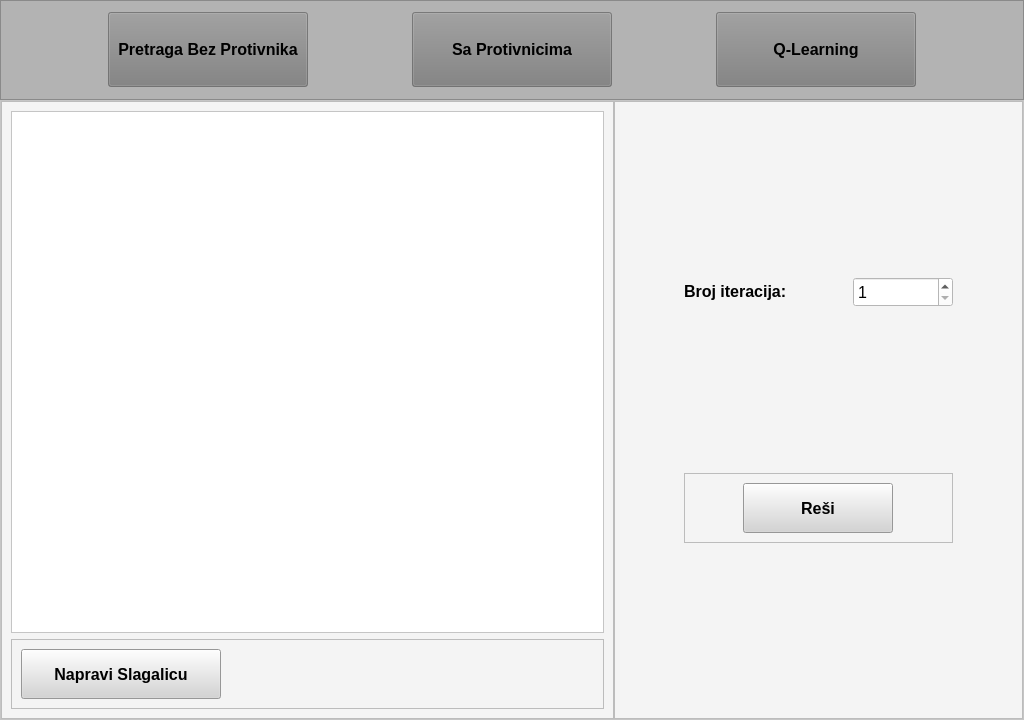
<?xml version="1.0" encoding="UTF-8"?>
<ui version="4.0">
 <class>MainWindow</class>
 <widget class="QMainWindow" name="MainWindow">
  <property name="geometry">
   <rect>
    <x>0</x>
    <y>0</y>
    <width>1024</width>
    <height>720</height>
   </rect>
  </property>
  <property name="sizePolicy">
   <sizepolicy hsizetype="Minimum" vsizetype="Minimum">
    <horstretch>0</horstretch>
    <verstretch>0</verstretch>
   </sizepolicy>
  </property>
  <property name="minimumSize">
   <size>
    <width>1024</width>
    <height>720</height>
   </size>
  </property>
  <property name="maximumSize">
   <size>
    <width>1920</width>
    <height>1080</height>
   </size>
  </property>
  <property name="windowTitle">
   <string>Slagalica</string>
  </property>
  <widget class="QWidget" name="centralwidget">
   <layout class="QVBoxLayout" name="verticalLayout" stretch="1,7">
    <property name="spacing">
     <number>0</number>
    </property>
    <property name="leftMargin">
     <number>0</number>
    </property>
    <property name="topMargin">
     <number>0</number>
    </property>
    <property name="rightMargin">
     <number>0</number>
    </property>
    <property name="bottomMargin">
     <number>0</number>
    </property>
    <item>
     <widget class="QFrame" name="frame_2">
      <property name="sizePolicy">
       <sizepolicy hsizetype="Minimum" vsizetype="Minimum">
        <horstretch>0</horstretch>
        <verstretch>0</verstretch>
       </sizepolicy>
      </property>
      <property name="minimumSize">
       <size>
        <width>0</width>
        <height>100</height>
       </size>
      </property>
      <property name="maximumSize">
       <size>
        <width>16777215</width>
        <height>100</height>
       </size>
      </property>
      <property name="styleSheet">
       <string notr="true">background-color: rgb(179, 179, 179);</string>
      </property>
      <property name="frameShape">
       <enum>QFrame::StyledPanel</enum>
      </property>
      <property name="frameShadow">
       <enum>QFrame::Raised</enum>
      </property>
      <layout class="QHBoxLayout" name="horizontalLayout">
       <item>
        <widget class="QPushButton" name="PretragaBezProtivnika">
         <property name="sizePolicy">
          <sizepolicy hsizetype="Fixed" vsizetype="Fixed">
           <horstretch>0</horstretch>
           <verstretch>0</verstretch>
          </sizepolicy>
         </property>
         <property name="minimumSize">
          <size>
           <width>200</width>
           <height>75</height>
          </size>
         </property>
         <property name="font">
          <font>
           <pointsize>12</pointsize>
           <weight>75</weight>
           <bold>true</bold>
          </font>
         </property>
         <property name="styleSheet">
          <string notr="true">background-color: rgba(125, 125, 125, 155);</string>
         </property>
         <property name="text">
          <string>Pretraga Bez Protivnika</string>
         </property>
        </widget>
       </item>
       <item>
        <widget class="QPushButton" name="PretragaSaProtivnikom">
         <property name="sizePolicy">
          <sizepolicy hsizetype="Fixed" vsizetype="Fixed">
           <horstretch>0</horstretch>
           <verstretch>0</verstretch>
          </sizepolicy>
         </property>
         <property name="minimumSize">
          <size>
           <width>200</width>
           <height>75</height>
          </size>
         </property>
         <property name="font">
          <font>
           <pointsize>12</pointsize>
           <weight>75</weight>
           <bold>true</bold>
          </font>
         </property>
         <property name="styleSheet">
          <string notr="true">background-color: rgba(125, 125, 125, 155);</string>
         </property>
         <property name="text">
          <string>Sa Protivnicima</string>
         </property>
        </widget>
       </item>
       <item>
        <widget class="QPushButton" name="QLearning">
         <property name="sizePolicy">
          <sizepolicy hsizetype="Fixed" vsizetype="Fixed">
           <horstretch>0</horstretch>
           <verstretch>0</verstretch>
          </sizepolicy>
         </property>
         <property name="minimumSize">
          <size>
           <width>200</width>
           <height>75</height>
          </size>
         </property>
         <property name="font">
          <font>
           <pointsize>12</pointsize>
           <weight>75</weight>
           <bold>true</bold>
          </font>
         </property>
         <property name="styleSheet">
          <string notr="true">background-color: rgba(125, 125, 125, 155);</string>
         </property>
         <property name="text">
          <string>Q-Learning</string>
         </property>
        </widget>
       </item>
      </layout>
     </widget>
    </item>
    <item>
     <widget class="QFrame" name="frame">
      <property name="styleSheet">
       <string notr="true">background-color: rgb(255, 255, 255);</string>
      </property>
      <property name="frameShape">
       <enum>QFrame::StyledPanel</enum>
      </property>
      <property name="frameShadow">
       <enum>QFrame::Raised</enum>
      </property>
      <layout class="QHBoxLayout" name="horizontalLayout_2" stretch="3,2">
       <property name="spacing">
        <number>0</number>
       </property>
       <property name="leftMargin">
        <number>0</number>
       </property>
       <property name="topMargin">
        <number>0</number>
       </property>
       <property name="rightMargin">
        <number>0</number>
       </property>
       <property name="bottomMargin">
        <number>0</number>
       </property>
       <item>
        <widget class="QFrame" name="SlagalicaFrame">
         <property name="sizePolicy">
          <sizepolicy hsizetype="Expanding" vsizetype="Expanding">
           <horstretch>0</horstretch>
           <verstretch>0</verstretch>
          </sizepolicy>
         </property>
         <property name="styleSheet">
          <string notr="true">background-color: rgb(244, 244, 244);</string>
         </property>
         <property name="frameShape">
          <enum>QFrame::StyledPanel</enum>
         </property>
         <property name="frameShadow">
          <enum>QFrame::Raised</enum>
         </property>
         <layout class="QGridLayout" name="gridLayout_6">
          <item row="0" column="0">
           <widget class="QFrame" name="SlagalicaContainer">
            <property name="styleSheet">
             <string notr="true">background-color: rgb(255, 255, 255);</string>
            </property>
            <property name="frameShape">
             <enum>QFrame::StyledPanel</enum>
            </property>
            <property name="frameShadow">
             <enum>QFrame::Raised</enum>
            </property>
           </widget>
          </item>
          <item row="1" column="0">
           <widget class="QFrame" name="frame_5">
            <property name="sizePolicy">
             <sizepolicy hsizetype="Expanding" vsizetype="Fixed">
              <horstretch>0</horstretch>
              <verstretch>0</verstretch>
             </sizepolicy>
            </property>
            <property name="frameShape">
             <enum>QFrame::StyledPanel</enum>
            </property>
            <property name="frameShadow">
             <enum>QFrame::Raised</enum>
            </property>
            <layout class="QGridLayout" name="gridLayout_9">
             <item row="0" column="2">
              <widget class="QLabel" name="SaProtivnikomVrednost">
               <property name="font">
                <font>
                 <pointsize>12</pointsize>
                 <weight>75</weight>
                 <bold>true</bold>
                </font>
               </property>
               <property name="text">
                <string/>
               </property>
              </widget>
             </item>
             <item row="0" column="0">
              <widget class="QPushButton" name="NapraviSlagalicuButton">
               <property name="sizePolicy">
                <sizepolicy hsizetype="Fixed" vsizetype="Fixed">
                 <horstretch>0</horstretch>
                 <verstretch>0</verstretch>
                </sizepolicy>
               </property>
               <property name="minimumSize">
                <size>
                 <width>200</width>
                 <height>50</height>
                </size>
               </property>
               <property name="maximumSize">
                <size>
                 <width>200</width>
                 <height>50</height>
                </size>
               </property>
               <property name="font">
                <font>
                 <pointsize>12</pointsize>
                 <weight>75</weight>
                 <bold>true</bold>
                </font>
               </property>
               <property name="styleSheet">
                <string notr="true">background-color: rgb(212, 212, 212);</string>
               </property>
               <property name="text">
                <string>Napravi Slagalicu</string>
               </property>
              </widget>
             </item>
             <item row="0" column="1">
              <widget class="QLabel" name="Obavestenje">
               <property name="font">
                <font>
                 <pointsize>12</pointsize>
                 <weight>75</weight>
                 <bold>true</bold>
                </font>
               </property>
               <property name="layoutDirection">
                <enum>Qt::LeftToRight</enum>
               </property>
               <property name="styleSheet">
                <string notr="true">color: rgb(255, 0, 0);</string>
               </property>
               <property name="text">
                <string/>
               </property>
              </widget>
             </item>
            </layout>
           </widget>
          </item>
         </layout>
        </widget>
       </item>
       <item>
        <widget class="QStackedWidget" name="stackedWidget">
         <property name="currentIndex">
          <number>2</number>
         </property>
         <widget class="QWidget" name="PretragaBezPage">
          <layout class="QGridLayout" name="gridLayout">
           <property name="leftMargin">
            <number>0</number>
           </property>
           <property name="topMargin">
            <number>0</number>
           </property>
           <property name="rightMargin">
            <number>0</number>
           </property>
           <property name="bottomMargin">
            <number>0</number>
           </property>
           <item row="0" column="0">
            <widget class="QFrame" name="PretragaBezFrame">
             <property name="styleSheet">
              <string notr="true">background-color: rgb(244, 244, 244);</string>
             </property>
             <property name="frameShape">
              <enum>QFrame::StyledPanel</enum>
             </property>
             <property name="frameShadow">
              <enum>QFrame::Raised</enum>
             </property>
             <layout class="QGridLayout" name="gridLayout_4">
              <item row="0" column="0">
               <widget class="QLabel" name="label">
                <property name="sizePolicy">
                 <sizepolicy hsizetype="Fixed" vsizetype="Fixed">
                  <horstretch>0</horstretch>
                  <verstretch>0</verstretch>
                 </sizepolicy>
                </property>
                <property name="font">
                 <font>
                  <pointsize>12</pointsize>
                  <weight>75</weight>
                  <bold>true</bold>
                 </font>
                </property>
                <property name="text">
                 <string>Veličina slagalice:</string>
                </property>
               </widget>
              </item>
              <item row="0" column="1">
               <widget class="QComboBox" name="VelicinaBezPicker">
                <property name="sizePolicy">
                 <sizepolicy hsizetype="Fixed" vsizetype="Fixed">
                  <horstretch>0</horstretch>
                  <verstretch>0</verstretch>
                 </sizepolicy>
                </property>
                <property name="minimumSize">
                 <size>
                  <width>150</width>
                  <height>30</height>
                 </size>
                </property>
                <property name="maximumSize">
                 <size>
                  <width>150</width>
                  <height>30</height>
                 </size>
                </property>
                <property name="font">
                 <font>
                  <pointsize>12</pointsize>
                  <weight>50</weight>
                  <bold>false</bold>
                 </font>
                </property>
                <property name="layoutDirection">
                 <enum>Qt::LeftToRight</enum>
                </property>
                <property name="styleSheet">
                 <string notr="true">background-color: rgb(255, 255, 255);</string>
                </property>
                <item>
                 <property name="text">
                  <string>3x3</string>
                 </property>
                </item>
                <item>
                 <property name="text">
                  <string>4x4</string>
                 </property>
                </item>
               </widget>
              </item>
              <item row="1" column="0" colspan="2">
               <widget class="QFrame" name="frame_3">
                <property name="sizePolicy">
                 <sizepolicy hsizetype="Expanding" vsizetype="Fixed">
                  <horstretch>0</horstretch>
                  <verstretch>0</verstretch>
                 </sizepolicy>
                </property>
                <property name="frameShape">
                 <enum>QFrame::StyledPanel</enum>
                </property>
                <property name="frameShadow">
                 <enum>QFrame::Raised</enum>
                </property>
                <layout class="QGridLayout" name="gridLayout_5">
                 <item row="0" column="0">
                  <widget class="QPushButton" name="ResiBezButton">
                   <property name="sizePolicy">
                    <sizepolicy hsizetype="Fixed" vsizetype="Fixed">
                     <horstretch>0</horstretch>
                     <verstretch>0</verstretch>
                    </sizepolicy>
                   </property>
                   <property name="minimumSize">
                    <size>
                     <width>150</width>
                     <height>50</height>
                    </size>
                   </property>
                   <property name="maximumSize">
                    <size>
                     <width>150</width>
                     <height>50</height>
                    </size>
                   </property>
                   <property name="font">
                    <font>
                     <pointsize>12</pointsize>
                     <weight>75</weight>
                     <bold>true</bold>
                    </font>
                   </property>
                   <property name="styleSheet">
                    <string notr="true">background-color: rgb(212, 212, 212);</string>
                   </property>
                   <property name="text">
                    <string>Reši</string>
                   </property>
                  </widget>
                 </item>
                </layout>
               </widget>
              </item>
             </layout>
            </widget>
           </item>
          </layout>
         </widget>
         <widget class="QWidget" name="PreatragaSaPage">
          <layout class="QGridLayout" name="gridLayout_2">
           <property name="leftMargin">
            <number>0</number>
           </property>
           <property name="topMargin">
            <number>0</number>
           </property>
           <property name="rightMargin">
            <number>0</number>
           </property>
           <property name="bottomMargin">
            <number>0</number>
           </property>
           <item row="1" column="0">
            <widget class="QFrame" name="PretragaSaFrame">
             <property name="styleSheet">
              <string notr="true">background-color: rgb(244, 244, 244);</string>
             </property>
             <property name="frameShape">
              <enum>QFrame::StyledPanel</enum>
             </property>
             <property name="frameShadow">
              <enum>QFrame::Raised</enum>
             </property>
             <layout class="QGridLayout" name="gridLayout_7">
              <item row="1" column="0">
               <widget class="QLabel" name="label_3">
                <property name="font">
                 <font>
                  <pointsize>12</pointsize>
                  <weight>75</weight>
                  <bold>true</bold>
                 </font>
                </property>
                <property name="text">
                 <string>Broj iteracija:</string>
                </property>
               </widget>
              </item>
              <item row="1" column="1">
               <widget class="QSpinBox" name="IterNumSaPicker">
                <property name="sizePolicy">
                 <sizepolicy hsizetype="Fixed" vsizetype="Fixed">
                  <horstretch>0</horstretch>
                  <verstretch>0</verstretch>
                 </sizepolicy>
                </property>
                <property name="minimumSize">
                 <size>
                  <width>50</width>
                  <height>30</height>
                 </size>
                </property>
                <property name="maximumSize">
                 <size>
                  <width>50</width>
                  <height>30</height>
                 </size>
                </property>
                <property name="font">
                 <font>
                  <pointsize>12</pointsize>
                  <weight>50</weight>
                  <bold>false</bold>
                 </font>
                </property>
                <property name="styleSheet">
                 <string notr="true">background-color: rgb(255, 255, 255);</string>
                </property>
                <property name="minimum">
                 <number>1</number>
                </property>
                <property name="maximum">
                 <number>10000</number>
                </property>
               </widget>
              </item>
              <item row="3" column="1">
               <widget class="QComboBox" name="AgentPicker">
                <property name="sizePolicy">
                 <sizepolicy hsizetype="Fixed" vsizetype="Fixed">
                  <horstretch>0</horstretch>
                  <verstretch>0</verstretch>
                 </sizepolicy>
                </property>
                <property name="minimumSize">
                 <size>
                  <width>150</width>
                  <height>30</height>
                 </size>
                </property>
                <property name="maximumSize">
                 <size>
                  <width>150</width>
                  <height>30</height>
                 </size>
                </property>
                <property name="font">
                 <font>
                  <pointsize>12</pointsize>
                 </font>
                </property>
                <property name="styleSheet">
                 <string notr="true">background-color: rgb(255, 255, 255);</string>
                </property>
                <item>
                 <property name="text">
                  <string>Minimax</string>
                 </property>
                </item>
                <item>
                 <property name="text">
                  <string>Expectimax</string>
                 </property>
                </item>
               </widget>
              </item>
              <item row="5" column="0" colspan="2">
               <widget class="QFrame" name="frame_4">
                <property name="sizePolicy">
                 <sizepolicy hsizetype="Expanding" vsizetype="Fixed">
                  <horstretch>0</horstretch>
                  <verstretch>0</verstretch>
                 </sizepolicy>
                </property>
                <property name="frameShape">
                 <enum>QFrame::StyledPanel</enum>
                </property>
                <property name="frameShadow">
                 <enum>QFrame::Raised</enum>
                </property>
                <layout class="QGridLayout" name="gridLayout_8">
                 <item row="0" column="0">
                  <widget class="QPushButton" name="ResiSaButton">
                   <property name="sizePolicy">
                    <sizepolicy hsizetype="Fixed" vsizetype="Fixed">
                     <horstretch>0</horstretch>
                     <verstretch>0</verstretch>
                    </sizepolicy>
                   </property>
                   <property name="minimumSize">
                    <size>
                     <width>150</width>
                     <height>50</height>
                    </size>
                   </property>
                   <property name="maximumSize">
                    <size>
                     <width>150</width>
                     <height>50</height>
                    </size>
                   </property>
                   <property name="font">
                    <font>
                     <pointsize>12</pointsize>
                     <weight>75</weight>
                     <bold>true</bold>
                    </font>
                   </property>
                   <property name="styleSheet">
                    <string notr="true">background-color: rgb(212, 212, 212);</string>
                   </property>
                   <property name="text">
                    <string>Reši</string>
                   </property>
                  </widget>
                 </item>
                </layout>
               </widget>
              </item>
              <item row="0" column="1">
               <widget class="QComboBox" name="VelicinaSaPicker">
                <property name="sizePolicy">
                 <sizepolicy hsizetype="Fixed" vsizetype="Fixed">
                  <horstretch>0</horstretch>
                  <verstretch>0</verstretch>
                 </sizepolicy>
                </property>
                <property name="minimumSize">
                 <size>
                  <width>150</width>
                  <height>30</height>
                 </size>
                </property>
                <property name="maximumSize">
                 <size>
                  <width>150</width>
                  <height>30</height>
                 </size>
                </property>
                <property name="font">
                 <font>
                  <pointsize>12</pointsize>
                 </font>
                </property>
                <property name="styleSheet">
                 <string notr="true">background-color: rgb(255, 255, 255);</string>
                </property>
                <item>
                 <property name="text">
                  <string>3x3</string>
                 </property>
                </item>
                <item>
                 <property name="text">
                  <string>4x4</string>
                 </property>
                </item>
               </widget>
              </item>
              <item row="3" column="0">
               <widget class="QLabel" name="label_4">
                <property name="font">
                 <font>
                  <pointsize>12</pointsize>
                  <weight>75</weight>
                  <bold>true</bold>
                 </font>
                </property>
                <property name="text">
                 <string>Agent igrača:</string>
                </property>
               </widget>
              </item>
              <item row="0" column="0">
               <widget class="QLabel" name="label_2">
                <property name="sizePolicy">
                 <sizepolicy hsizetype="Fixed" vsizetype="Fixed">
                  <horstretch>0</horstretch>
                  <verstretch>0</verstretch>
                 </sizepolicy>
                </property>
                <property name="font">
                 <font>
                  <pointsize>12</pointsize>
                  <weight>75</weight>
                  <bold>true</bold>
                 </font>
                </property>
                <property name="text">
                 <string>Veličina slagalice:</string>
                </property>
               </widget>
              </item>
              <item row="2" column="0">
               <widget class="QLabel" name="label_6">
                <property name="font">
                 <font>
                  <pointsize>12</pointsize>
                  <weight>75</weight>
                  <bold>true</bold>
                 </font>
                </property>
                <property name="text">
                 <string>Dubina</string>
                </property>
               </widget>
              </item>
              <item row="2" column="1">
               <widget class="QSpinBox" name="DepthPicker">
                <property name="sizePolicy">
                 <sizepolicy hsizetype="Fixed" vsizetype="Fixed">
                  <horstretch>0</horstretch>
                  <verstretch>0</verstretch>
                 </sizepolicy>
                </property>
                <property name="minimumSize">
                 <size>
                  <width>50</width>
                  <height>30</height>
                 </size>
                </property>
                <property name="maximumSize">
                 <size>
                  <width>50</width>
                  <height>30</height>
                 </size>
                </property>
                <property name="font">
                 <font>
                  <pointsize>12</pointsize>
                  <weight>50</weight>
                  <bold>false</bold>
                 </font>
                </property>
                <property name="styleSheet">
                 <string notr="true">background-color: rgb(255, 255, 255);</string>
                </property>
                <property name="minimum">
                 <number>1</number>
                </property>
               </widget>
              </item>
             </layout>
            </widget>
           </item>
          </layout>
         </widget>
         <widget class="QWidget" name="QLearningPage">
          <layout class="QGridLayout" name="gridLayout_3">
           <property name="leftMargin">
            <number>0</number>
           </property>
           <property name="topMargin">
            <number>0</number>
           </property>
           <property name="rightMargin">
            <number>0</number>
           </property>
           <property name="bottomMargin">
            <number>0</number>
           </property>
           <item row="0" column="0">
            <widget class="QFrame" name="QLearningFrame">
             <property name="styleSheet">
              <string notr="true">background-color: rgb(244, 244, 244);</string>
             </property>
             <property name="frameShape">
              <enum>QFrame::StyledPanel</enum>
             </property>
             <property name="frameShadow">
              <enum>QFrame::Raised</enum>
             </property>
             <layout class="QGridLayout" name="gridLayout_11">
              <property name="verticalSpacing">
               <number>0</number>
              </property>
              <item row="0" column="0">
               <widget class="QLabel" name="label_5">
                <property name="sizePolicy">
                 <sizepolicy hsizetype="Fixed" vsizetype="Fixed">
                  <horstretch>0</horstretch>
                  <verstretch>0</verstretch>
                 </sizepolicy>
                </property>
                <property name="font">
                 <font>
                  <pointsize>12</pointsize>
                  <weight>75</weight>
                  <bold>true</bold>
                 </font>
                </property>
                <property name="text">
                 <string>Broj iteracija:</string>
                </property>
               </widget>
              </item>
              <item row="0" column="1">
               <widget class="QSpinBox" name="IterNumQLPicker">
                <property name="sizePolicy">
                 <sizepolicy hsizetype="Fixed" vsizetype="Fixed">
                  <horstretch>0</horstretch>
                  <verstretch>0</verstretch>
                 </sizepolicy>
                </property>
                <property name="minimumSize">
                 <size>
                  <width>100</width>
                  <height>30</height>
                 </size>
                </property>
                <property name="maximumSize">
                 <size>
                  <width>100</width>
                  <height>30</height>
                 </size>
                </property>
                <property name="font">
                 <font>
                  <pointsize>12</pointsize>
                 </font>
                </property>
                <property name="styleSheet">
                 <string notr="true">background-color: rgb(255, 255, 255);</string>
                </property>
                <property name="minimum">
                 <number>1</number>
                </property>
                <property name="maximum">
                 <number>10000</number>
                </property>
               </widget>
              </item>
              <item row="1" column="0" colspan="2">
               <widget class="QFrame" name="frame_6">
                <property name="sizePolicy">
                 <sizepolicy hsizetype="Expanding" vsizetype="Fixed">
                  <horstretch>0</horstretch>
                  <verstretch>0</verstretch>
                 </sizepolicy>
                </property>
                <property name="frameShape">
                 <enum>QFrame::StyledPanel</enum>
                </property>
                <property name="frameShadow">
                 <enum>QFrame::Raised</enum>
                </property>
                <layout class="QGridLayout" name="gridLayout_12">
                 <item row="0" column="0">
                  <widget class="QPushButton" name="ResiQLButton">
                   <property name="sizePolicy">
                    <sizepolicy hsizetype="Fixed" vsizetype="Fixed">
                     <horstretch>0</horstretch>
                     <verstretch>0</verstretch>
                    </sizepolicy>
                   </property>
                   <property name="minimumSize">
                    <size>
                     <width>150</width>
                     <height>50</height>
                    </size>
                   </property>
                   <property name="maximumSize">
                    <size>
                     <width>150</width>
                     <height>50</height>
                    </size>
                   </property>
                   <property name="font">
                    <font>
                     <pointsize>12</pointsize>
                     <weight>75</weight>
                     <bold>true</bold>
                    </font>
                   </property>
                   <property name="styleSheet">
                    <string notr="true">background-color: rgb(212, 212, 212);</string>
                   </property>
                   <property name="text">
                    <string>Reši</string>
                   </property>
                  </widget>
                 </item>
                </layout>
               </widget>
              </item>
             </layout>
            </widget>
           </item>
          </layout>
         </widget>
        </widget>
       </item>
      </layout>
     </widget>
    </item>
   </layout>
  </widget>
 </widget>
 <resources/>
 <connections/>
</ui>
